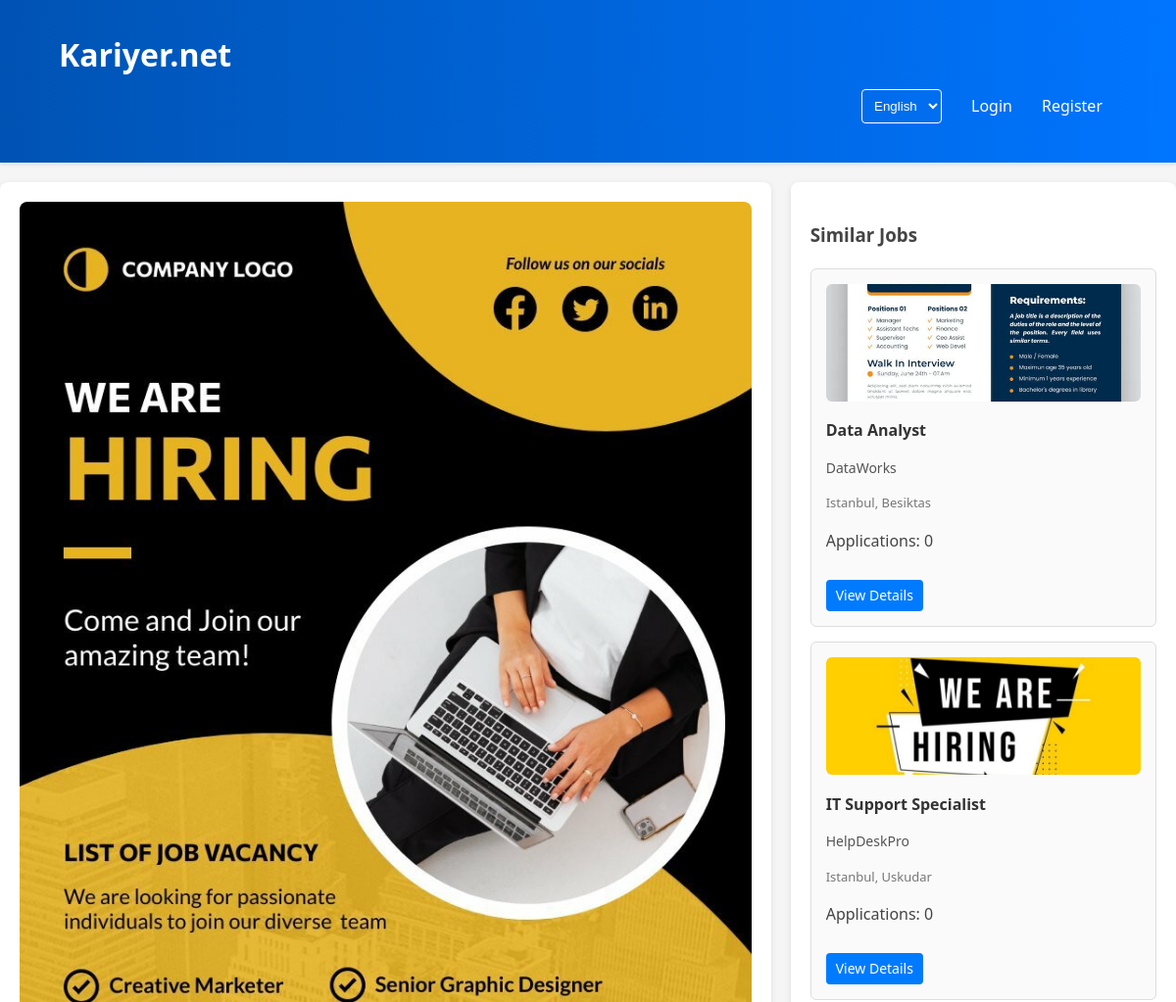
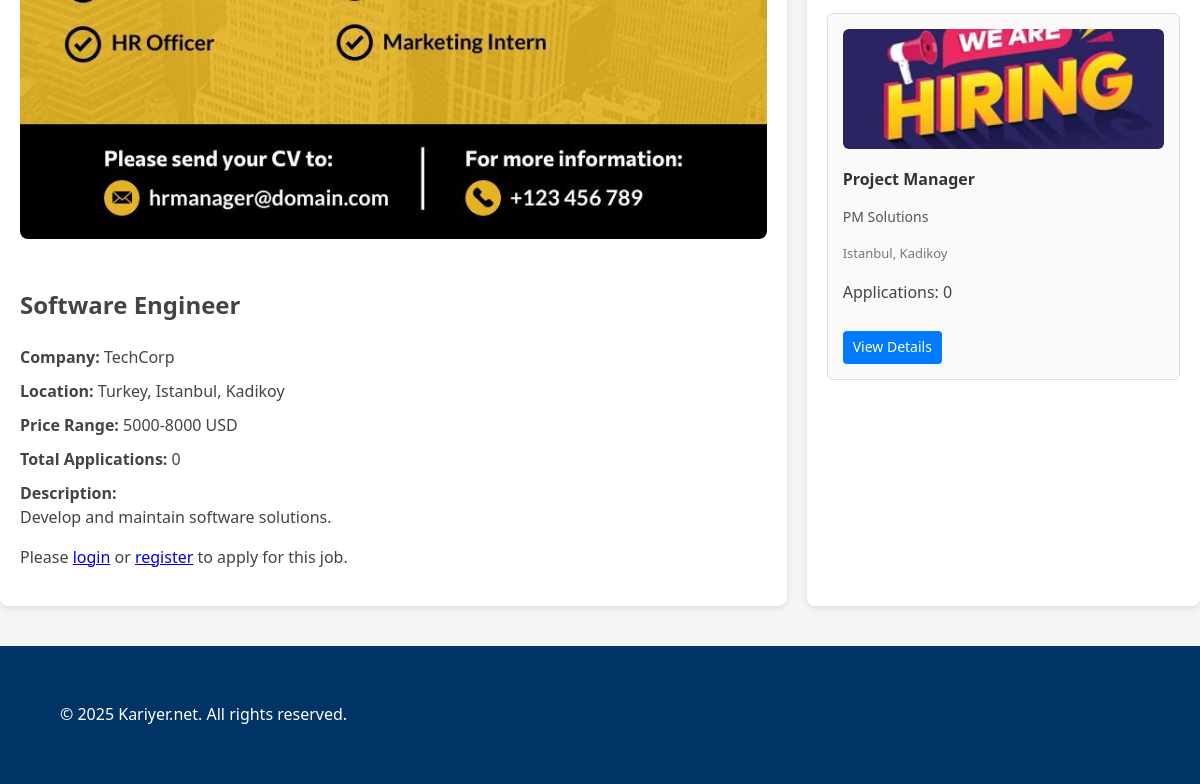
/job/1, run on the app's committed database (2 pictures, top to bottom).
### tables this page shows
CREATE TABLE JobPostings (
        job_id INTEGER PRIMARY KEY AUTOINCREMENT,
        position_en TEXT NOT NULL,
        position_tr TEXT NOT NULL,
        company_name TEXT NOT NULL,
        description_en TEXT NOT NULL,
        description_tr TEXT NOT NULL,
        price_range TEXT NOT NULL,
        expected_skills TEXT NOT NULL,
        country TEXT NOT NULL,
        city TEXT NOT NULL,
        town TEXT NOT NULL,
        image_path TEXT NOT NULL,
        last_updated TIMESTAMP DEFAULT CURRENT_TIMESTAMP,
        applications_count INTEGER DEFAULT 0
    );

### main.py (the view)
@app.route("/job/<int:job_id>")
def job_details(job_id):
    lang =request.cookies.get("lang","en")
    conn =get_db_connection()
    job = conn.execute('''
        SELECT *, '/static/images/' || image_path AS full_image_path,
               (SELECT COUNT(*) FROM Applications WHERE job_id = JobPostings.job_id) as applications_count
        FROM JobPostings
        WHERE job_id = ?
    ''', (job_id,)).fetchone()
    if not job:
        conn.close()
        return render_template("404.html", lang=lang), 404
    has_applied =False
    if 'user' in session:
        has_applied = conn.execute('''
            SELECT 1 FROM Applications
            WHERE job_id = ? AND user_id = ?
        ''', (job_id, session['user']['user_id'])).fetchone() is not None
    similar_jobs = conn.execute('''
        SELECT *, '/static/images/' || image_path AS full_image_path,
               (SELECT COUNT(*) FROM Applications WHERE job_id = JobPostings.job_id) as applications_count
        FROM JobPostings
        WHERE city = ? AND job_id != ?
        LIMIT 3
    ''', (job["city"], job_id)).fetchall()
    conn.close()
    return render_template(
        "job_posting_details.html",
        job=job,
        similar_jobs=similar_jobs,
        user=session.get("user"),
        has_applied=has_applied,
        lang=lang
    )

### main.py (called while the page is built)
def get_db_connection():
    conn = sqlite3.connect("job_search.db")
    conn.row_factory = sqlite3.Row
    return conn

### templates/job_posting_details.html (shortened to what this page needs)
{% extends "base.html" %}
{% block content %}
<div class="job-page-container">
    <div class="job-details">
        <div class="primary-job">
            <img src="{{ job['full_image_path'] or '/static/images/default.png' }}"
                 alt="{% if lang == 'en' %}{{ job['position_en'] }}{% else %}{{ job['position_tr'] }}{% endif %}">
            <h2>{% if lang == 'en' %}{{ job['position_en'] }}{% else %}{{ job['position_tr'] }}{% endif %}</h2>
            <div class="job-info">
                <p><strong>{% if lang == 'en' %}Company:{% else %}Şirket:{% endif %}</strong> {{ job['company_name'] }}</p>
                <p><strong>{% if lang == 'en' %}Location:{% else %}Konum:{% endif %}</strong> {{ job['country'] }}, {{ job['city'] }}, {{ job['town'] }}</p>
                <p><strong>{% if lang == 'en' %}Price Range:{% else %}Fiyat Aralığı:{% endif %}</strong> {{ job['price_range'] }}</p>
                <p><strong>{% if lang == 'en' %}Total Applications:{% else %}Toplam Başvuru:{% endif %}</strong> {{ job['applications_count'] }}</p>
                <p><strong>{% if lang == 'en' %}Description:{% else %}Açıklama:{% endif %}</strong><br>
                {% if lang == 'en' %}{{ job['description_en'] }}{% else %}{{ job['description_tr'] }}{% endif %}</p>
            </div>
            <div class="application-section">
                {% if user %}
                    {% if has_applied %}
                        <p class="already-applied">
                            {% if lang == 'en' %}You have already applied for this position{% else %}Bu pozisyon için zaten başvurdunuz{% endif %}
                        </p>
                    {% else %}
                        <form action="/apply/{{ job['job_id'] }}" method="POST">
                            <button type="submit" class="apply-button">
                                {% if lang == 'en' %}Apply{% else %}Başvur{% endif %}
                            </button>
                        </form>
                    {% endif %}
                {% else %}
                    <p class="login-prompt">
                        {% if lang == 'en' %}
                            Please <a href="/login">login</a> or <a href="/register">register</a> to apply for this job.
                        {% else %}
                            Bu işe başvurmak için lütfen <a href="/login">giriş yapın</a> veya <a href="/register">kayıt olun</a>.
                        {% endif %}
                    </p>
                {% endif %}
            </div>
        </div>
    </div>
    <div class="similar-jobs">
        <h3>{% if lang == 'en' %}Similar Jobs{% else %}Benzer İşler{% endif %}</h3>
        <div class="similar-jobs-grid">
            {% for similar_job in similar_jobs %}
                <div class="similar-job-card">
                    <img src="{{ similar_job.full_image_path }}"
                         alt="{% if lang == 'en' %}{{ similar_job.position_en }}{% else %}{{ similar_job.position_tr }}{% endif %}">
                    <h4>{{ similar_job.position_en if lang == 'en' else similar_job.position_tr }}</h4>
                    <p class="company">{{ similar_job.company_name }}</p>
                    <p class="location">{{ similar_job.city }}, {{ similar_job.town }}</p>
                    <p class="applications">
                        {% if lang == 'en' %}Applications:{% else %}Başvurular:{% endif %}
                        {{ similar_job.applications_count }}
                    </p>
                    <a href="/job/{{ similar_job.job_id }}" class="view-details-btn">
                        {% if lang == 'en' %}View Details{% else %}Detayları Gör{% endif %}
                    </a>
                </div>
            {% endfor %}
        </div>
    </div>
</div>
{% endblock %}

### static/styles.css (style rules this page uses)
body { font-family: 'Segoe UI', Tahoma, Geneva, Verdana, sans-serif; margin: 0; padding: 0; background-color: #f5f5f5; color: #444; line-height: 1.6; }
.job-page-container { display: grid; grid-template-columns: 2fr 1fr; gap: 20px; margin: 20px auto; max-width: 1200px; }
.job-details { background: white; padding: 20px; border-radius: 8px; box-shadow: 0 2px 6px rgba(0, 0, 0, 0.1); }
.job-details img { max-width: 100%; height: auto; border-radius: 8px; margin-bottom: 20px; }
.job-details .job-info p { margin: 10px 0; line-height: 1.5; }
.similar-jobs { background: white; padding: 20px; border-radius: 8px; box-shadow: 0 2px 6px rgba(0, 0, 0, 0.1); }
.similar-jobs-grid { display: flex; flex-direction: column; gap: 15px; }
.similar-job-card { padding: 15px; border: 1px solid #ddd; border-radius: 6px; transition: transform 0.2s; background: #fafafa; }
.similar-job-card img { width: 100%; height: 120px; object-fit: cover; border-radius: 6px; margin-bottom: 10px; }
.similar-job-card h4 { margin: 0; font-size: 16px; color: #333; }
.similar-job-card .company { font-size: 14px; color: #555; }
.similar-job-card .location { font-size: 13px; color: #777; }
.similar-job-card .view-details-btn { display: inline-block; margin-top: 10px; text-decoration: none; background: #007bff; color: white; padding: 5px 10px; border-radius: 4px; font-size: 14px; transition: background 0.3s; }

### data on the page
JobPostings: position_en "Software Engineer", company_name "TechCorp", country "Turkey", city "Istanbul", town "Kadikoy", price_range "5000-8000 USD", description_en "Develop and maintain software solutions."
JobPostings: shows a picture, position_en "Data Analyst", company_name "DataWorks", city "Istanbul", town "Besiktas", applications_count "0"
JobPostings: shows a picture, position_en "IT Support Specialist", company_name "HelpDeskPro", city "Istanbul", town "Uskudar", applications_count "0"
JobPostings: shows a picture, position_en "Project Manager", company_name "PM Solutions", city "Istanbul", town "Kadikoy", applications_count "0"

### other printed values
{{ job['applications_count'] }} "0"
